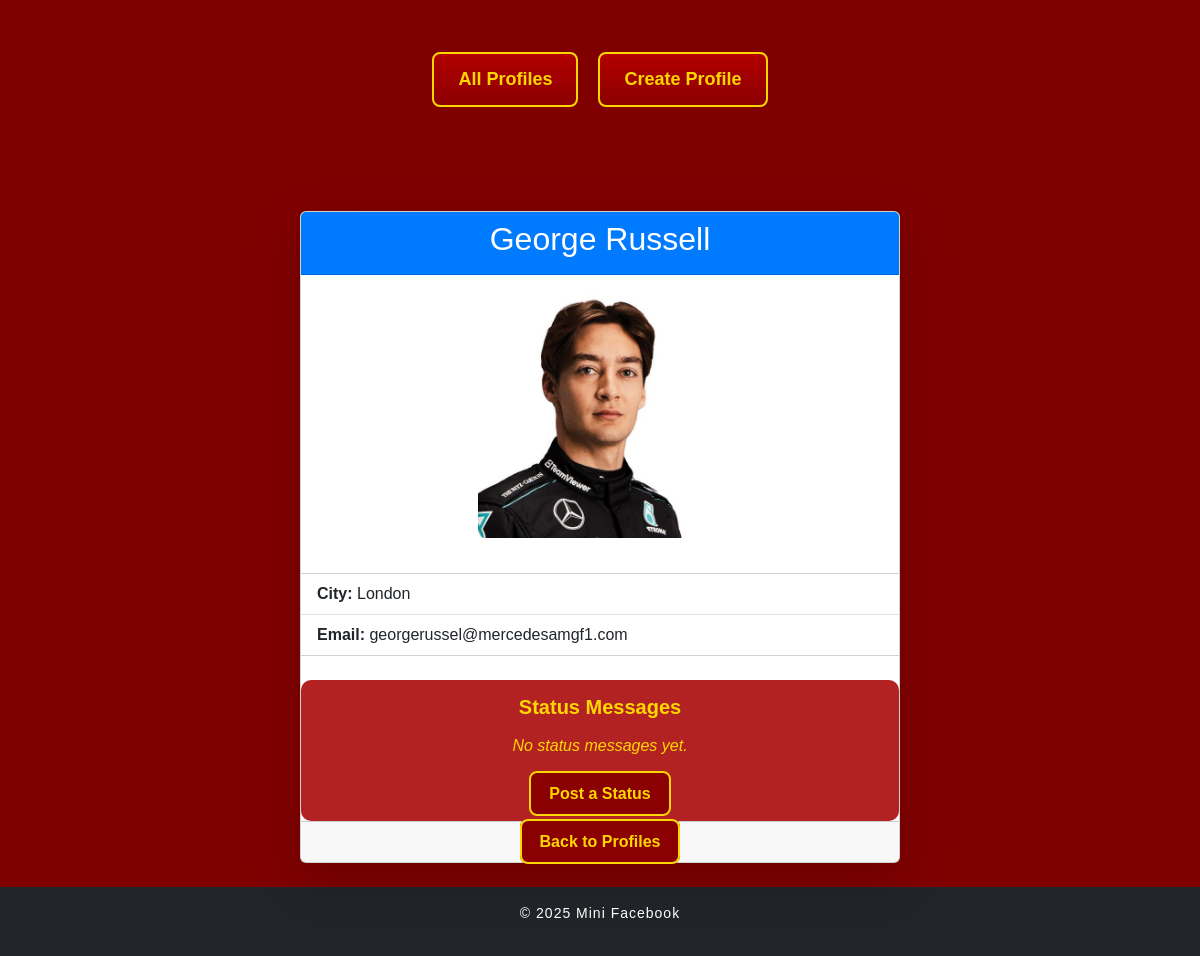
The app's page /mini_fb/profile/1/, older data.
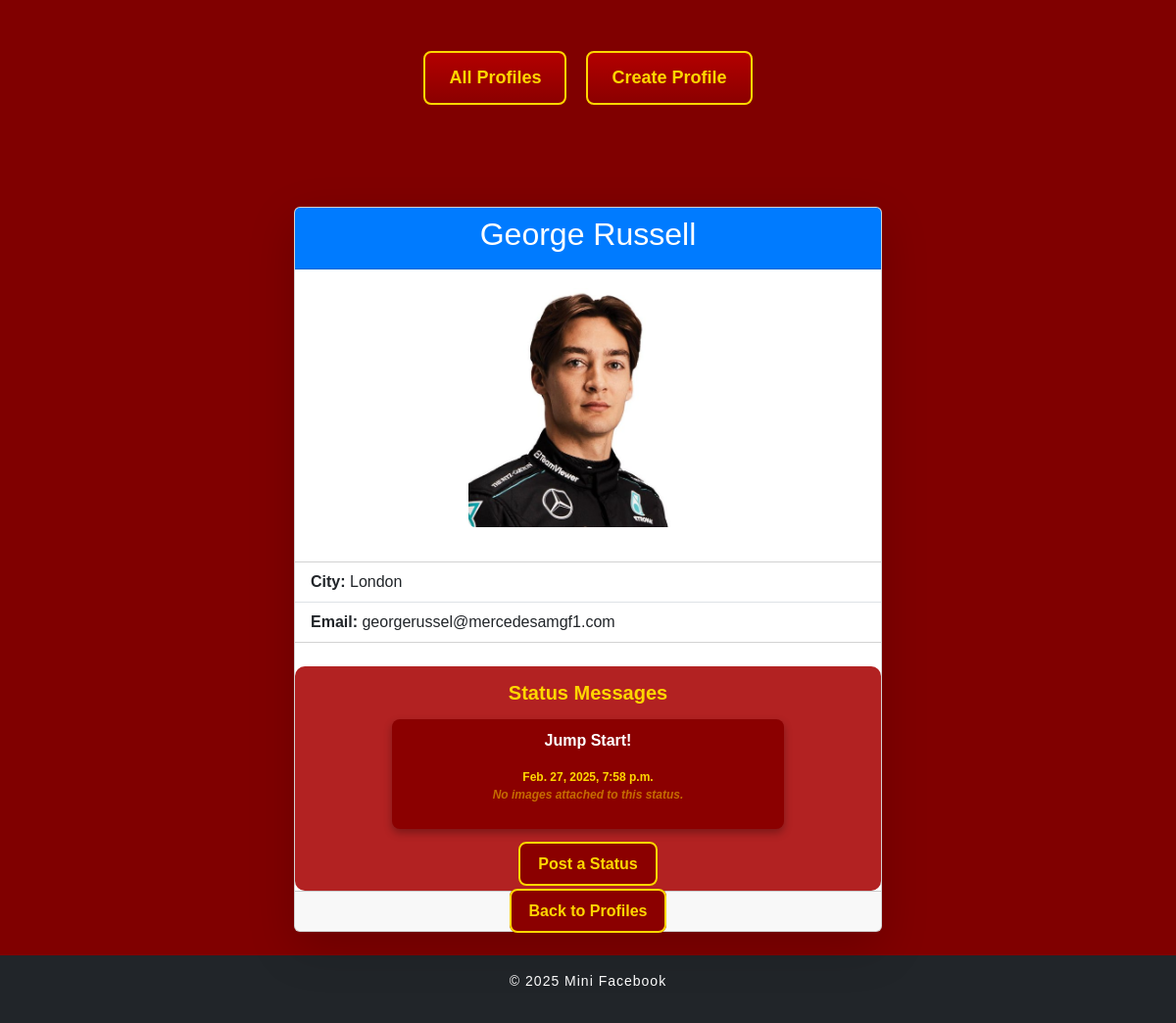
The same page, newer data.
### mini_fb/models.py (models this page shows, shortened)
class StatusMessage(models.Model):
    timestamp = models.DateTimeField(auto_now_add=True)  # Automatically set the timestamp when created
    message = models.TextField()  # The text content of the status message
    profile = models.ForeignKey(Profile, on_delete=models.CASCADE)  # Relationship to Profile

### mini_fb/views.py (the view)
# urls.py: path('profile/<int:pk>/', ShowProfilePageView.as_view(), name='show_profile'),  # loads a single profile
class ShowProfilePageView(DetailView):
    model = Profile
    template_name = "mini_fb/show_profile.html"
    context_object_name = "profile"

### mini_fb/models.py (called while the page is built)
    def get_status_messages(self):
        return self.statusmessage_set.all().order_by('-timestamp')

### mini_fb/templates/mini_fb/show_profile.html (shortened to what this page needs)
{% extends "base.html" %}
{% load static %}
{% block content %}
<div class="container mt-5">
    <div class="card mx-auto shadow-lg" style="max-width: 600px;">
        <div class="card-header text-white text-center" style="background-color: #007bff;">
            <h2>{{ profile.first_name }} {{ profile.last_name }}</h2>
        </div>
        <div class="card-body text-center">
            {% if profile.profile_image_url %}
                <img class="profile-image-single"
                     src="{% static profile.profile_image_url %}"
                     alt="Profile Image">
            {% else %}
                <p>No Image Provided</p>
            {% endif %}
        </div>
        <ul class="list-group list-group-flush mt-3">
            <li class="list-group-item">
                <strong>City:</strong> {{ profile.city }}
            </li>
            <li class="list-group-item">
                <strong>Email:</strong> {{ profile.email }}
            </li>
        </ul>
        <div class="status-message-section text-center mt-4">
            <h4 class="status-title">Status Messages</h4>
            {% for status in profile.get_status_messages %}
                <div class="status-message">
                    <p>{{ status.message }}</p>
                    <span class="timestamp">{{ status.timestamp }}</span>
                    {% with status.statusimage_set.all as images %}
                        {% if images %}
                            {% for si in images %}
                                <img src="{{ si.image.image_file.url }}" alt="{{ si.image.caption }}" width="200">
                            {% endfor %}
                        {% else %}
                            <p class="no-images">No images attached to this status.</p>
                        {% endif %}
                    {% endwith %}
                </div>
            {% empty %}
                <p class="no-status">No status messages yet.</p>
            {% endfor %}
            <div class="text-center mt-4">
                <a href="{% url 'create_status' profile.pk %}" class="button">Post a Status</a>
            </div>
        </div>
        <div class="card-footer text-center">
            <a href="{% url 'show_all_profiles' %}" class="button">Back to Profiles</a>
        </div>
    </div>
</div>
{% endblock content %}

Row changes from the older to the newer data that the page shows:
added StatusMessage: message "Jump Start!", timestamp "Feb. 27, 2025, 7:58 p.m.", shows "No images attached to this status."
Text that changed along with them:
text no longer shown: "No status messages yet."
